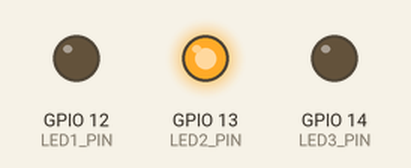
This sketch was run on a simulated ESP32. On the bench: output pins drawn as LEDs (lit = HIGH).

Above: at 0.65 s.
At 9.1 s:
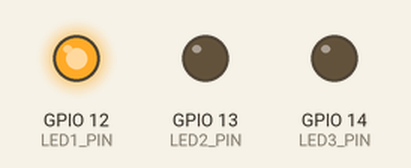
At 19.1 s:
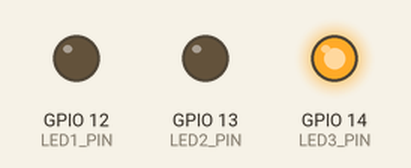
At 37.9 s:
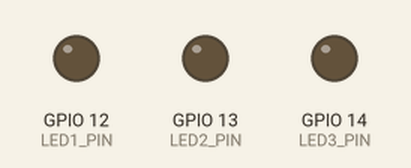
Timing chart, 0 to 40.0 s (numbered marks = the images above):
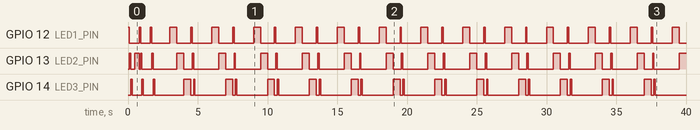

Measured:
- by itself, GPIO 12 (LED1_PIN): LOW → HIGH at 0.00 s, → LOW 0.10 s later, → HIGH 0.70 s later, → LOW 0.10 s later, … (56 changes in this stretch)
- by itself, GPIO 13 (LED2_PIN): LOW → HIGH at 0.10 s, → LOW 0.10 s later, → HIGH 0.30 s later, → LOW 0.30 s later, … (57 changes in this stretch)
- by itself, GPIO 14 (LED3_PIN): LOW → HIGH at 0.20 s, → LOW 0.10 s later, → HIGH 0.70 s later, → LOW 0.10 s later, … (54 changes in this stretch)

The sketch:

Task_8.ino
```cpp
#if CONFIG_FREERTOS_UNICORE
static const BaseType_t app_cpu = 0;
#else
static const BaseType_t app_cpu = 1;
#endif

static int value = 0;


#define LED1_PIN 12  // Pin for LED 12
#define LED2_PIN 13  // Pin for LED 13
#define LED3_PIN 14  // Pin for LED 14

int led_pins[]={LED1_PIN, LED2_PIN, LED3_PIN};

static SemaphoreHandle_t countingSemaphore;

void setup() {

  pinMode(LED1_PIN, OUTPUT);
  pinMode(LED2_PIN, OUTPUT);
  pinMode(LED3_PIN, OUTPUT);

  countingSemaphore = xSemaphoreCreateCounting(2, 2);

  xTaskCreatePinnedToCore(
    Task1,
    "led pattern 1",
    1024,
    NULL,
    1,
    NULL,
    app_cpu);

  xTaskCreatePinnedToCore(
    Task2,
    "led pattern 2",
    1024,
    NULL,
    1,
    NULL,
    app_cpu);

  xTaskCreatePinnedToCore(
    MasterTask,
    "pattern control",
    1024,
    NULL,
    1,
    NULL,
    app_cpu);
}

void loop() {
}


void MasterTask(void *parameter) {
  while (1) {
    xSemaphoreGive(countingSemaphore);            //give the semaphore every 2 sec
    vTaskDelay(1500 / portTICK_PERIOD_MS);
  }
}

void Task2(void *parameter) {
  while (1) {
    if (xSemaphoreTake(countingSemaphore, portMAX_DELAY) == pdTRUE) {

      for (int i = 0; i < 3; i++) {
        digitalWrite(led_pins[i], HIGH);           //turn on one by one
        for (int j = 0; j < 3; j++) {
          if (i != j) {
            digitalWrite(led_pins[j], LOW);             //off led other than the one on
          }
        }
        vTaskDelay(100 / portTICK_PERIOD_MS);  // Wait 100ms
        digitalWrite(led_pins[i], LOW);         //off the current led
      }
    }
    vTaskDelay(500 / portTICK_PERIOD_MS);
  }
}

void Task1(void *parameter) {
  while (1) {
    if (xSemaphoreTake(countingSemaphore, portMAX_DELAY) == pdTRUE) {

      for (int i = 0; i < 3; i++) {
        digitalWrite(led_pins[i], HIGH);
        for (int j = 0; j < 3; j++) {
          if (i != j) {
            digitalWrite(led_pins[j], LOW);
          }
        }
        vTaskDelay(500 / portTICK_PERIOD_MS);           //turn on and off with more delay
        digitalWrite(led_pins[i], LOW);
      }
    }
    vTaskDelay(500 / portTICK_PERIOD_MS);
  }
}
```
